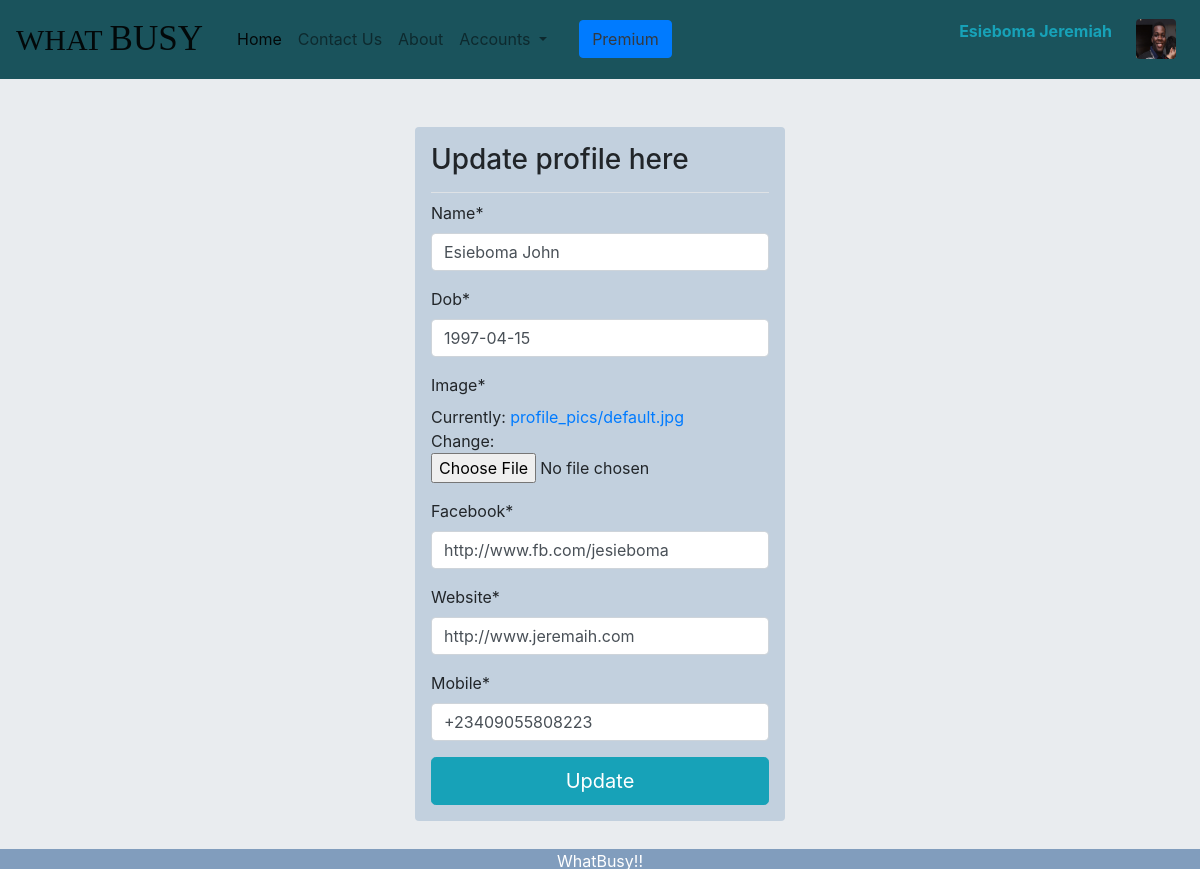
Screenshot of /profile/6/update (signed in) with the database file from the repository.
### profiles/models.py (models this page shows, shortened)
class UserProfile(models.Model):
	user=models.OneToOneField(to=User, on_delete=models.CASCADE, null=True, blank=True)
	name=models.CharField(max_length=200)
	dob=models.DateField()
	image=models.ImageField(default='profile_pics/default.jpg', upload_to='profile_pics')
	mobile=models.CharField(max_length=200)
	website=models.URLField()
	facebook=models.URLField()

### profiles/views.py (the view)
# urls.py: path('profile/<int:pk>/update', profile_views.ProfileUpdateView.as_view(), name='profile_update'),
class ProfileUpdateView(LoginRequiredMixin, UpdateView):
	template_name='profiles/profile_update.html'
	model=UserProfile
	fields=['name', 'dob', 'image', 'facebook', 'website', 'mobile']

### profiles/templates/profiles/profile_update.html (shortened to what this page needs)
{% extends "profiles/base.html" %}
{% load crispy_forms_tags %}
{%block content%}
<div class="col-sm-4 offset-4 mb-5 rounded p-3">
<h3 class="border-bottom pb-3"> Update profile here </h3>
<form class="form" method="POST">
	{{form|crispy}}
	<button class="btn btn-lg btn-block btn-info">Update</button>
</form>
</div>
{%endblock%}

### profiles/templates/profiles/navbar.html (shortened to what this page needs)
{%load static%}
<nav class="navbar navbar-expand-lg navbar-light bg-light">
  <a class="navbar-brand" href="{%url 'home'%}"><span class="span1">WHAT <span class="span2">BUSY</span> </span></a>
  <div class="collapse navbar-collapse" id="navbarNavDropdown">
    <ul class="navbar-nav">
      <li class="nav-item active">
        <a class="nav-link" href="{%url 'home'%}">Home <span class="sr-only">(current)</span></a>
      </li>
      <li class="nav-item">
        <a class="nav-link" href="{%url 'contact'%}">Contact Us</a>
      </li>
      <li class="nav-item">
        <a class="nav-link" href="#">About</a>
      </li>
      <li class="nav-item dropdown">
        <a class="nav-link dropdown-toggle" href="#" id="navbarDropdownMenuLink" data-toggle="dropdown" aria-haspopup="true" aria-expanded="false">
          Accounts
        </a>
      </li>
    </ul>
    <div class="btn btn-primary ml-4">
      <a  class="text-dark" href="{%url 'premium'%}">Premium</a>
    </div>
  </div>
{%if user.is_authenticated%}
          <form class="form-inline my-2 my-lg-0 float-right">
          {%if user.userprofile%}
          <p class="mr-3"><strong><a class="text-info" href="{%url 'profile' user.userprofile.pk%}">{{user.userprofile.name}}</a></strong></p>
          <a class=" m-2" href="{% url 'profile' user.userprofile.pk %}"><img style="width: 40px; height: 40px;" class=" rounded img-fluid  float-right" src="{{user.userprofile.image.url}}"></a>
          {%else%}
            <a href="{%url 'profile_create'%}" class="btn btn-outline-light my-2 my-sm-0 m-2" href="#">Create Profile</a>
          {%endif%}
          </form>
  {%endif%}
</nav>

### static/css/base.css (style rules this page uses)
.span1 { font-family: Lucida Handwriting; font-size: 30px; padding-right: 10px; }
.span2 { font-family: Stencil Std; font-size:35px; }
.col-sm-4 { -ms-flex: 0 0 33.333333%; flex: 0 0 33.333333%; max-width: 33.333333%; background-color: #c2d0de; }
.bg-light { background-color: #1a535c!important; }
body { margin: 0; font-family: -apple-system,BlinkMacSystemFont,"Segoe UI",Roboto,"Helvetica Neue",Arial,"Noto Sans",sans-serif,"Apple Color Emoji","Segoe UI Emoji","Segoe UI Symbol","Noto Color Emoji"; font-size: 1rem; font-weight: 400; line-height: 1.5; color: #212529; text-align: left; background-color: #e9ecef; }

### rows the page displays
UserProfile: name "Esieboma John", dob "1997-04-15", facebook "http://www.fb.com/jesieboma", website "http://www.jeremaih.com", mobile "+23409055808223"

### other values shown
{{ user.userprofile.name }} "Esieboma Jeremiah"
